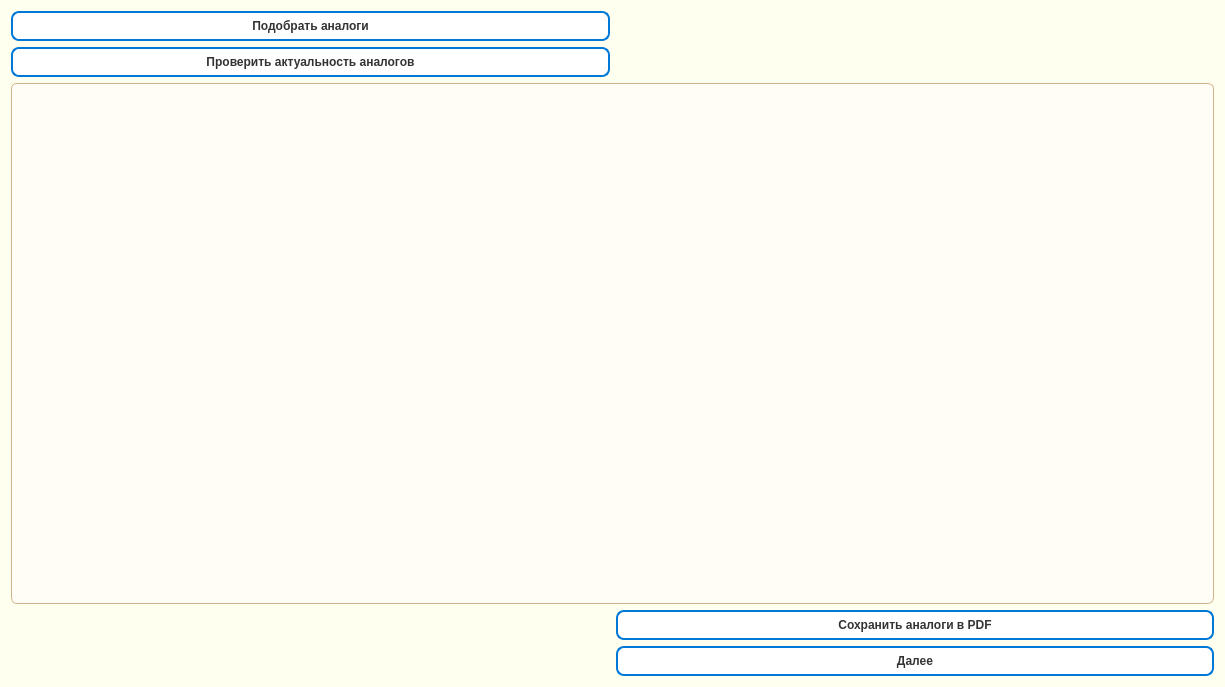
<?xml version="1.0" encoding="UTF-8"?>
<ui version="4.0">
 <class>Form</class>
 <widget class="QWidget" name="Form">
  <property name="geometry">
   <rect>
    <x>0</x>
    <y>0</y>
    <width>1225</width>
    <height>687</height>
   </rect>
  </property>
  <property name="windowTitle">
   <string>Form</string>
  </property>
  <property name="styleSheet">
   <string notr="true">QMenuBar {
    background-color: #fdfdfd;
    border: 1px solid #cccccc;
}

QMenuBar::item {
    spacing: 4px;
    padding: 6px 14px;
    background: transparent;
    color: #333;
}

QMenuBar::item:selected {
    background: #cce0ff;
    color: #000;
    border-radius: 6px;
}

QMenu {
    background-color: #ffffff;
    border: 1px solid #c0c0c0;
    padding: 4px;
    border-radius: 6px;
}

QMenu::item {
    padding: 6px 18px;
    background-color: transparent;
    color: #333;
    border-radius: 4px;
}

QMenu::item:selected {
    background-color: #e6f0ff;
    color: #000;
}
QWidget {
    background-color: #fffff0;
}

</string>
  </property>
  <layout class="QGridLayout" name="gridLayout">
   <item row="0" column="0">
    <widget class="QPushButton" name="pushButton_choose_comparative_analogs">
     <property name="styleSheet">
      <string notr="true">QPushButton {
    background-color: #ffffff;
    color: #333333;
    border: 2px solid #0078d7;         /* синий акцент */
    border-radius: 8px;
    padding: 6px 12px;
    font-weight: bold;
}

QPushButton:hover {
    background-color: #e6f0ff;         /* светло-синий при наведении */
}

QPushButton:pressed {
    background-color: #cce0ff;         /* темнее при нажатии */
}

QPushButton:disabled {
    background-color: #f0f0f0;
    color: #a0a0a0;
    border: 1px solid #cccccc;
}
#pushButton_duplicate {
    background-color: #f9f9f9;
    border: 2px solid #28a745;   /* зелёный */
    border-radius: 8px;
    padding: 6px 14px;
}
#pushButton_duplicate:hover {
    background-color: #e6ffe9;
}
</string>
     </property>
     <property name="text">
      <string>Подобрать аналоги</string>
     </property>
    </widget>
   </item>
   <item row="1" column="0">
    <widget class="QPushButton" name="pushButton_check_comparative_analogs">
     <property name="styleSheet">
      <string notr="true">QPushButton {
    background-color: #ffffff;
    color: #333333;
    border: 2px solid #0078d7;         /* синий акцент */
    border-radius: 8px;
    padding: 6px 12px;
    font-weight: bold;
}

QPushButton:hover {
    background-color: #e6f0ff;         /* светло-синий при наведении */
}

QPushButton:pressed {
    background-color: #cce0ff;         /* темнее при нажатии */
}

QPushButton:disabled {
    background-color: #f0f0f0;
    color: #a0a0a0;
    border: 1px solid #cccccc;
}
#pushButton_duplicate {
    background-color: #f9f9f9;
    border: 2px solid #28a745;   /* зелёный */
    border-radius: 8px;
    padding: 6px 14px;
}
#pushButton_duplicate:hover {
    background-color: #e6ffe9;
}
</string>
     </property>
     <property name="text">
      <string>Проверить актуальность аналогов</string>
     </property>
    </widget>
   </item>
   <item row="2" column="0" colspan="2">
    <widget class="QTableWidget" name="tableWidget_comparative_valuate">
     <property name="styleSheet">
      <string notr="true"> QTableWidget {
    background-color: #fffdf5;         /* слегка тёплый фон */
    color: #5c4033;                    /* основной тёплый текст */
    border: 1px solid #d2b48c;         /* светло-коричневая рамка */
    border-radius: 6px;
    padding: 10px;
    font-size: 14px;
    font-family: &quot;Segoe UI&quot;, &quot;Arial&quot;, sans-serif;
}
QHeaderView::section {
    background-color: #fffdf5;
    color: #5c4033;
    padding: 4px;
    font-size: 13px;
    font-family: &quot;Segoe UI&quot;, &quot;Arial&quot;, sans-serif;
}
</string>
     </property>
    </widget>
   </item>
   <item row="3" column="0">
    <widget class="QLabel" name="label_comparative_final_cost">
     <property name="font">
      <font>
       <pointsize>-1</pointsize>
       <weight>62</weight>
       <bold>true</bold>
      </font>
     </property>
     <property name="styleSheet">
      <string notr="true">QLabel {
    color: #5c4033;          /* тёмно-серый текст */
    font-size: 14px;
    font-weight: 500;
    padding: 2px 4px;
}
</string>
     </property>
     <property name="text">
      <string/>
     </property>
    </widget>
   </item>
   <item row="4" column="1">
    <widget class="QPushButton" name="pushButton_next">
     <property name="styleSheet">
      <string notr="true">QPushButton {
    background-color: #ffffff;
    color: #333333;
    border: 2px solid #0078d7;         /* синий акцент */
    border-radius: 8px;
    padding: 6px 12px;
    font-weight: bold;
}

QPushButton:hover {
    background-color: #e6f0ff;         /* светло-синий при наведении */
}

QPushButton:pressed {
    background-color: #cce0ff;         /* темнее при нажатии */
}

QPushButton:disabled {
    background-color: #f0f0f0;
    color: #a0a0a0;
    border: 1px solid #cccccc;
}
#pushButton_duplicate {
    background-color: #f9f9f9;
    border: 2px solid #28a745;   /* зелёный */
    border-radius: 8px;
    padding: 6px 14px;
}
#pushButton_duplicate:hover {
    background-color: #e6ffe9;
}
</string>
     </property>
     <property name="text">
      <string>Далее</string>
     </property>
    </widget>
   </item>
   <item row="3" column="1">
    <widget class="QPushButton" name="pushButton_save_analogs_to_pdf">
     <property name="styleSheet">
      <string notr="true">QPushButton {
    background-color: #ffffff;
    color: #333333;
    border: 2px solid #0078d7;         /* синий акцент */
    border-radius: 8px;
    padding: 6px 12px;
    font-weight: bold;
}

QPushButton:hover {
    background-color: #e6f0ff;         /* светло-синий при наведении */
}

QPushButton:pressed {
    background-color: #cce0ff;         /* темнее при нажатии */
}

QPushButton:disabled {
    background-color: #f0f0f0;
    color: #a0a0a0;
    border: 1px solid #cccccc;
}
#pushButton_duplicate {
    background-color: #f9f9f9;
    border: 2px solid #28a745;   /* зелёный */
    border-radius: 8px;
    padding: 6px 14px;
}
#pushButton_duplicate:hover {
    background-color: #e6ffe9;
}
</string>
     </property>
     <property name="text">
      <string>Сохранить аналоги в PDF</string>
     </property>
    </widget>
   </item>
  </layout>
 </widget>
 <resources/>
 <connections/>
</ui>
